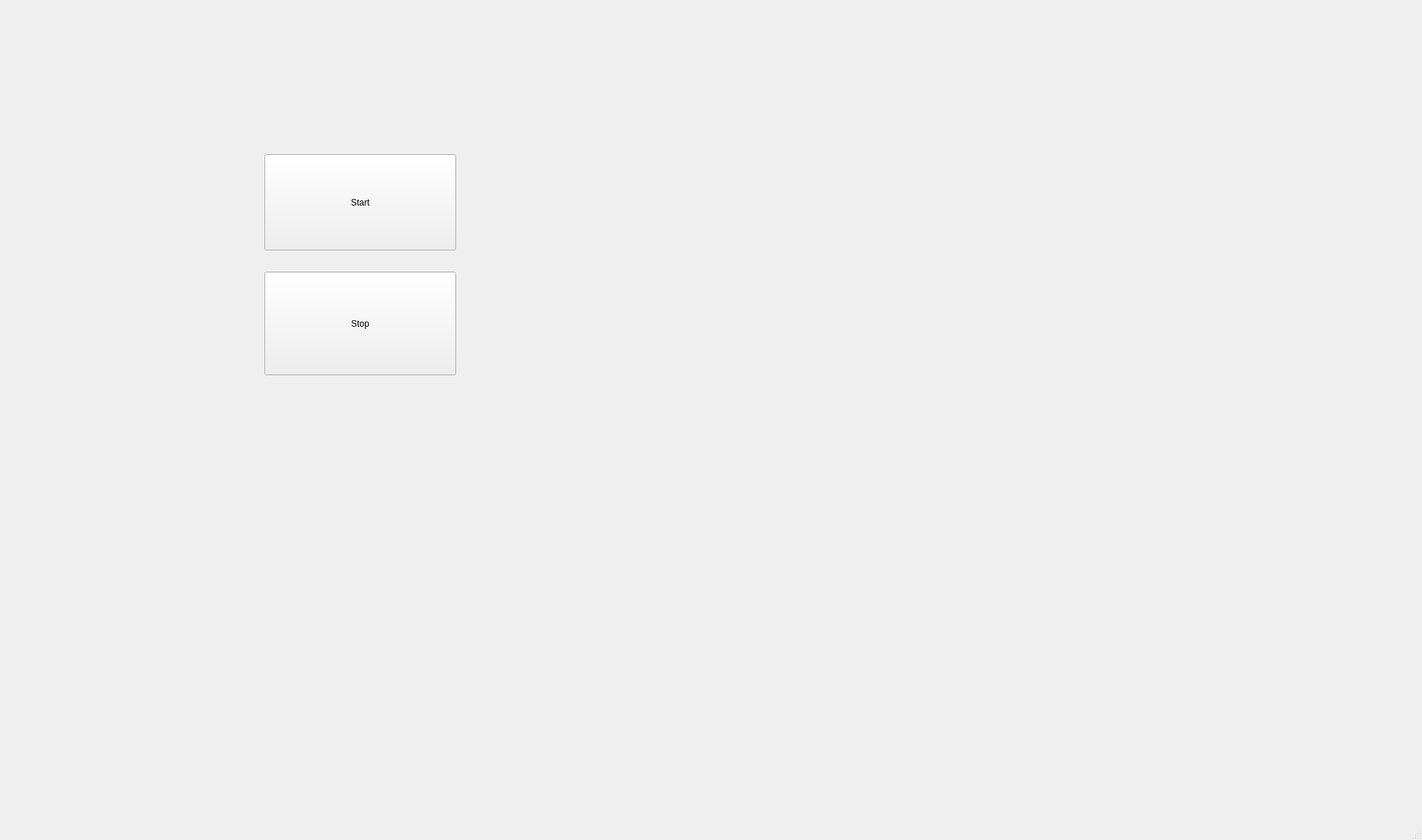
<?xml version="1.0" encoding="UTF-8"?>
<ui version="4.0">
 <class>MainWindow</class>
 <widget class="QMainWindow" name="MainWindow">
  <property name="geometry">
   <rect>
    <x>0</x>
    <y>0</y>
    <width>1936</width>
    <height>1144</height>
   </rect>
  </property>
  <property name="windowTitle">
   <string>MainWindow</string>
  </property>
  <widget class="QWidget" name="centralwidget">
   <widget class="QPushButton" name="pushButton">
    <property name="geometry">
     <rect>
      <x>360</x>
      <y>210</y>
      <width>261</width>
      <height>131</height>
     </rect>
    </property>
    <property name="text">
     <string>Start</string>
    </property>
   </widget>
   <widget class="QPushButton" name="pushButton_2">
    <property name="geometry">
     <rect>
      <x>360</x>
      <y>370</y>
      <width>261</width>
      <height>141</height>
     </rect>
    </property>
    <property name="text">
     <string>Stop</string>
    </property>
   </widget>
  </widget>
  <widget class="QMenuBar" name="menubar">
   <property name="geometry">
    <rect>
     <x>0</x>
     <y>0</y>
     <width>1936</width>
     <height>22</height>
    </rect>
   </property>
  </widget>
  <widget class="QStatusBar" name="statusbar"/>
 </widget>
 <resources/>
 <connections/>
</ui>
